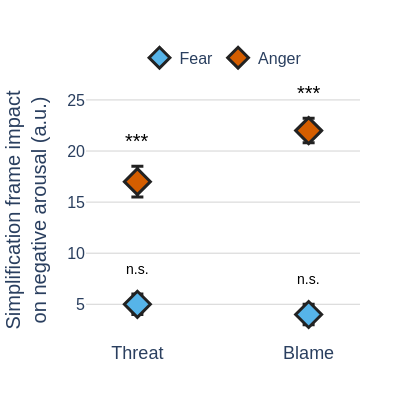

This figure's notebook cell:
### Code cell
import pandas as pd
import plotly.graph_objects as go
import numpy as np

# Create the  plot 
fig = go.Figure()

# Define conditions and colors
conditions = ['Threat', 'Blame']
fear_color = '#56B4E9'   # light blue
anger_color = '#D55E00'  # dark pink / orange-red
error_color = '#222222'  # Black error bars
grid_color = '#D3D3D3'   # Light gray

# Add Fear data 
fig.add_trace(go.Scatter(
    name='Fear',
    x=conditions,
    y=[fear_coefs['threat']['coef'], fear_coefs['blame']['coef']],
    error_y=dict(
        type='data',
        array=[fear_coefs['threat']['se'], fear_coefs['blame']['se']],
        visible=True,
        thickness=3,
        width=6,
        color=error_color 
    ),
    mode='markers', 
    marker=dict(
        size=20, 
        color=fear_color,
        symbol='diamond',
        line=dict(width=3, color=error_color)
    ),
    hovertemplate='Fear - %{x}: %{y:.2f} ± %{error_y.array:.2f}<extra></extra>'
))

# Add Anger data 
fig.add_trace(go.Scatter(
    name='Anger',
    x=conditions,
    y=[anger_coefs['threat']['coef'], anger_coefs['blame']['coef']],
    error_y=dict(
        type='data',
        array=[anger_coefs['threat']['se'], anger_coefs['blame']['se']],
        visible=True,
        thickness=3,
        width=6,
        color=error_color 
    ),
    mode='markers', 
    marker=dict(
        size=20, 
        color=anger_color,
        symbol='diamond',
        line=dict(width=3, color=error_color)
    ),
    hovertemplate='Anger - %{x}: %{y:.2f} ± %{error_y.array:.2f}<extra></extra>'
))

# Calculate significance 
def get_significance_stars(p_value):
    if p_value < 0.001:
        return '***'
    elif p_value < 0.01:
        return '**'
    elif p_value < 0.05:
        return '*'
    else:
        return 'n.s.'

# Add significance annotations 
y_offset = 1.5

# Fear significance 
fig.add_annotation(
    x='Threat', 
    y=fear_coefs['threat']['coef'] + fear_coefs['threat']['se'] + y_offset,
    text=get_significance_stars(fear_coefs['threat']['p_value']),
    showarrow=False, 
    font=dict(
        size=20 if get_significance_stars(fear_coefs['threat']['p_value']) != 'n.s.' else 14, 
        color='black', 
        family='Arial'  
    ),
    yshift=10
)

fig.add_annotation(
    x='Blame', 
    y=fear_coefs['blame']['coef'] + fear_coefs['blame']['se'] + y_offset,
    text=get_significance_stars(fear_coefs['blame']['p_value']),
    showarrow=False, 
    font=dict(
        size=20 if get_significance_stars(fear_coefs['blame']['p_value']) != 'n.s.' else 14,  
        color='black', 
        family='Arial'  =
    ),
    yshift=10
)

# Anger significance 
fig.add_annotation(
    x='Threat', 
    y=anger_coefs['threat']['coef'] + anger_coefs['threat']['se'] + y_offset,
    text=get_significance_stars(anger_coefs['threat']['p_value']),
    showarrow=False, 
    font=dict(
        size=20 if get_significance_stars(anger_coefs['threat']['p_value']) != 'n.s.' else 14, 
        color='black', 
        family='Arial'  
    ),
    yshift=10
)

fig.add_annotation(
    x='Blame', 
    y=anger_coefs['blame']['coef'] + anger_coefs['blame']['se'] + y_offset,
    text=get_significance_stars(anger_coefs['blame']['p_value']),
    showarrow=False, 
    font=dict(
        size=20 if get_significance_stars(anger_coefs['blame']['p_value']) != 'n.s.' else 14,  
        color='black', 
        family='Arial'  
    ),
    yshift=10
)

# Customize layout 
fig.update_layout(
    title=dict(

        x=0.05, 
        xanchor='left', 
        font=dict(size=22, family='Arial')  
    ),
    xaxis=dict(
        title="",
        tickmode='array',
        tickvals=conditions,
        ticktext=conditions,
        tickfont=dict(size=18, family='Arial'), 
        showgrid=False,
        range=[-0.3, 1.3]  
    ),
    yaxis=dict(
        title="Simplification frame impact<br>on negative arousal (a.u.)", 
        title_font=dict(size=20, family='Arial'),   
        tickfont=dict(size=16, family='Arial'), 
        gridcolor=grid_color,
        gridwidth=1,
        zeroline=True,
        zerolinewidth=2,
        zerolinecolor='black'
    ),
    showlegend=True,
    legend=dict(
        orientation="h",
        yanchor="bottom",
        y=1.02,
        xanchor="center",
        x=0.5,
        font=dict(size=16, family='Arial'), 
        bgcolor='rgba(255,255,255,0.8)'
    ),
    template="plotly_white",
    width=400,
    height=400,
    margin=dict(l=80, r=40, t=80, b=60)
)

fig.update_layout(
    plot_bgcolor='white',
    paper_bgcolor='white'
)

fig.show()

### Figure 1 — Plotly figure (JSON) as saved in the notebook; plotly's stock layout.template omitted (floating-point values rounded to 4 significant figures)
{"data": [{"error_y": {"array": [1, 1], "color": "#222222", "thickness": 3, "type": "data", "visible": true, "width": 6}, "hovertemplate": "Fear - %{x}: %{y:.2f} ± %{error_y.array:.2f}<extra></extra>", "marker": {"color": "#56B4E9", "line": {"color": "#222222", "width": 3}, "size": 20, "symbol": "diamond"}, "mode": "markers", "name": "Fear", "type": "scatter", "x": ["Threat", "Blame"], "y": [5, 4]}, {"error_y": {"array": [1.5, 1.2], "color": "#222222", "thickness": 3, "type": "data", "visible": true, "width": 6}, "hovertemplate": "Anger - %{x}: %{y:.2f} ± %{error_y.array:.2f}<extra></extra>", "marker": {"color": "#D55E00", "line": {"color": "#222222", "width": 3}, "size": 20, "symbol": "diamond"}, "mode": "markers", "name": "Anger", "type": "scatter", "x": ["Threat", "Blame"], "y": [17, 22]}], "layout": {"annotations": [{"font": {"color": "black", "family": "Arial", "size": 14}, "showarrow": false, "text": "n.s.", "x": "Threat", "y": 7.5, "yshift": 10}, {"font": {"color": "black", "family": "Arial", "size": 14}, "showarrow": false, "text": "n.s.", "x": "Blame", "y": 6.5, "yshift": 10}, {"font": {"color": "black", "family": "Arial", "size": 20}, "showarrow": false, "text": "***", "x": "Threat", "y": 20, "yshift": 10}, {"font": {"color": "black", "family": "Arial", "size": 20}, "showarrow": false, "text": "***", "x": "Blame", "y": 24.7, "yshift": 10}], "height": 400, "legend": {"bgcolor": "rgba(255,255,255,0.8)", "font": {"family": "Arial", "size": 16}, "orientation": "h", "x": 0.5, "xanchor": "center", "y": 1.02, "yanchor": "bottom"}, "margin": {"b": 60, "l": 80, "r": 40, "t": 80}, "paper_bgcolor": "white", "plot_bgcolor": "white", "showlegend": true, "title": {"font": {"family": "Arial", "size": 22}, "x": 0.05, "xanchor": "left"}, "width": 400, "xaxis": {"range": [-0.3, 1.3], "showgrid": false, "tickfont": {"family": "Arial", "size": 18}, "tickmode": "array", "ticktext": ["Threat", "Blame"], "tickvals": ["Threat", "Blame"], "title": {"text": ""}}, "yaxis": {"gridcolor": "#D3D3D3", "gridwidth": 1, "tickfont": {"family": "Arial", "size": 16}, "title": {"font": {"family": "Arial", "size": 20}, "text": "Simplification frame impact<br>on negative arousal (a.u.)"}, "zeroline": true, "zerolinecolor": "black", "zerolinewidth": 2}}}
